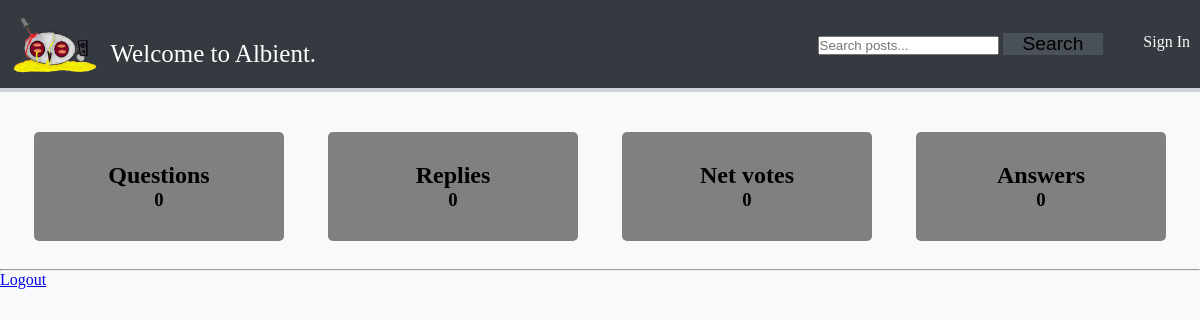
Before: /view_user/sev with the older database file.
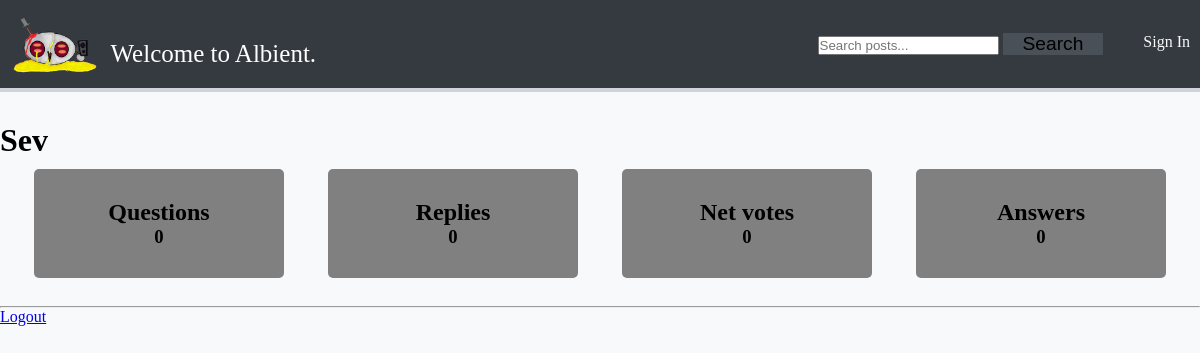
After: the same page with the newer database file.
### albient/models.py (models this page shows)
class User(db.Model, UserMixin):
    id = sa.Column(sa.Integer, primary_key=True, unique=True)
    role_id = sa.Column(sa.Integer, default=0)  # 0 for normal users, 1 for admin
    email = sa.Column(sa.String(320))
    username = sa.Column(sa.String(64), nullable=False, unique=True)
    display_name = sa.Column(sa.String(32))
    password = sa.Column(sa.String(64), nullable=False)
    rep_points = sa.Column(sa.Integer)
    questions = relationship("Question", backref="op", lazy=True)
    replies = relationship("Comment", backref="op", lazy=True)

### albient/routes.py (the view)
@app.route("/view_user/<username>")
def view_user(username):
    user = User.query.filter_by(username=username).first()
    qa = Question.query.filter_by(op=user).all()
    ca = Comment.query.filter_by(op=user).all()
    questions_asked = len(qa)
    votes = sum([i.votes for i in qa]) + sum([i.votes for i in ca])
    answers = len(Comment.query.filter_by(op=user).all())
    return render_template(
        "view_user.html",
        user=user,
        qa=questions_asked,
        votes=votes,
        answers=answers,
        ca=len(ca),
    )

### albient/templates/view_user.html
{% extends 'base.html' %}
{% block content %}
<h1 class="username">{{ user.display_name }}</h1>
<div class="stats">
    <div class="item">
        <h2>Questions</h2>
        <h3>{{ qa }}</h3>
    </div>
    <div class="item">
        <h2>Replies</h2>
        <h3>{{ ca }}</h3>
    </div>
    <div class="item">
        <h2>Net votes</h2>
        <h3>{{ votes }}</h3>
    </div>
    <div class="item">
        <h2>Answers</h2>
        <h3>{{ answers }}</h3>
    </div>
</div>
<br><hr>
<a href="{{ url_for('logout') }}">Logout</a>
{% endblock %}

### albient/templates/base.html (shortened to what this page needs)
<!DOCTYPE html>
<html lang="en">
  <head>
    <link rel="stylesheet" href="{{ url_for('static', filename='syles.css') }}" />
    <link rel="stylesheet" href="{{ url_for('static', filename='navbar.css') }}" />
  </head>
  <body>
    <nav class="obc">
      <div class="section">
        <div class="logo">
          <a href="{{ url_for('home') }}" id="logo"><img src="{{ url_for('static', filename='images/albient.png') }}" alt="" /></a>
        </div>
        <div class="logo-name">Welcome to Albient.</div>
      </div>
      <div class="acounts">
        <div class="searchbar">
          <form action="/search" method="get">
            <input type="text" name="q" placeholder="Search posts..." required />
            <button type="submit">Search</button>
          </form>
        </div>
        {% if not current_user.is_authenticated %}
          <a href="{{ url_for('login') }}">Sign In</a>
        {% endif %}
      </div>
    </nav>
    {% block content %}
    {% endblock %}
  </body>
</html>

### albient/static/syles.css (style rules this page uses)
:root { --seasalt: #f8f9faff; --antiflash-white: #e9ecefff; --platinum: #dee2e6ff; --french-gray: #ced4daff; --french-gray-2: #adb5bdff; --slate-gray: #6c757dff; --outer-space: #495057ff; --onyx: #343a40ff; --eerie-black: #212529ff; }
* { margin: 0; padding: 0; }
body { min-height: 100vh; margin: 0; padding: 0; font-family: 'Monaspace Radon Var'; background: var(--seasalt); }
.stats { display: flex; justify-content: space-evenly; }
.stats .item { margin: 10px; padding: 30px; text-align: center; background: gray; border-radius: 5px; width: 190px; }

### albient/static/navbar.css (style rules this page uses)
:root { --seasalt: #f8f9faff; --antiflash-white: #e9ecefff; --platinum: #dee2e6ff; --french-gray: #ced4daff; --french-gray-2: #adb5bdff; --slate-gray: #6c757dff; --outer-space: #495057ff; --onyx: #343a40ff; --eerie-black: #212529ff; --logo-color: #ff5733ff;/ }
nav.obc { border-bottom: 4px solid var(--french-gray); position: relative; background-color: var(--onyx); z-index: 2; padding: 0; display: flex; justify-content: space-between; align-items: center; margin-bottom: 30px; }
.obc img { height: 4em; margin: 10px; padding-bottom: 0; }
.obc button { border: none; background-color: var(--outer-space); cursor: pointer; font-size: 1.2em; padding: 0 20px; }
.section { display: flex; }
.section .logo-name { margin-top: 40px; font-size: 25px; }
.obc a { text-decoration: none; color: var(--seasalt); }
#logo { color: var(--french-gray); }
.acounts { padding: 10px; display: flex; }
.searchbar { margin-right: 40px; color: white; }
.logo { display: flex; justify-content: center; }
.logo-name { color: white; }

Changed rows visible on the page:
added User: display_name "Sev"
